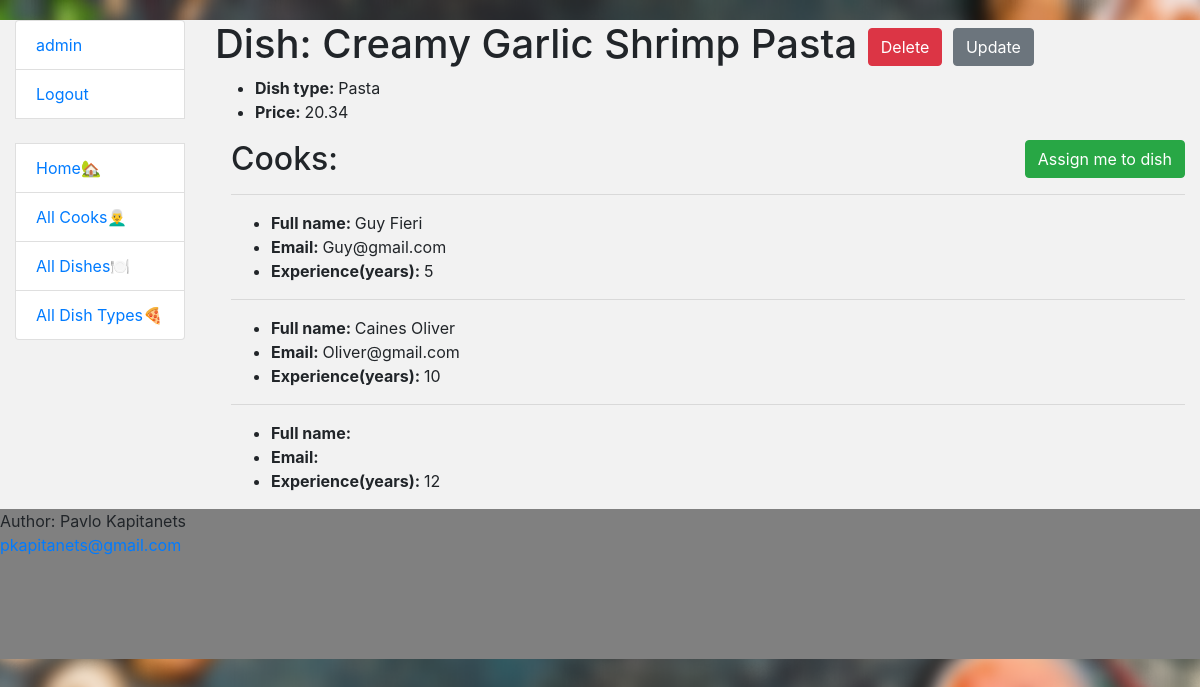
The app's page /dishes/2/ (signed in) with its own data.
### restaurant/models.py (models this page shows, shortened)
class Cook(AbstractUser):
    years_of_experience = models.IntegerField(default=1)
    class Meta:
        verbose_name = "cook"
        verbose_name_plural = "cooks"
        ordering = ["username"]

class Dish(models.Model):
    name = models.CharField(max_length=255)
    description = models.TextField(max_length=255, blank=True, null=True)
    price = models.DecimalField(max_digits=10, decimal_places=2, validators=[MinValueValidator(0)])
    dish_type = models.ForeignKey(DishType, on_delete=models.CASCADE)
    cooks = models.ManyToManyField(settings.AUTH_USER_MODEL, related_name="dishes")
    class Meta:
        verbose_name = "dish"
        verbose_name_plural = "dishes"
        ordering = ["name"]

class DishType(models.Model):
    name = models.CharField(max_length=255, unique=True)
    class Meta:
        ordering = ["name"]

### restaurant/views.py (the view)
class DishDetailView(LoginRequiredMixin, generic.DetailView):
    model = Dish

### templates/restaurant/dish_detail.html
{% extends "base.html" %}
{% block content %}
  <h1>
    Dish: {{ dish.name }}
  <a href="{% url 'restaurant:dish-delete' pk=dish.id %}" class="btn btn-danger link-to-page">
      Delete
    </a>
    <a href="{% url 'restaurant:dish-update' pk=dish.id %}" class="btn btn-secondary link-to-page">
      Update
    </a>
  </h1>
    <ul>
      <li><strong>Dish type: </strong>{{ dish.dish_type.name }}</li>
      <li><strong>Price: </strong>{{ dish.price }}</li>
    </ul>
  <div class="ml-3">
  <h2>
    Cooks:
  {% if user in dish.cooks.all %}
    <a href="{% url 'restaurant:delete_dish_cook' pk=dish.id %}"class="btn btn-danger" style="float: right">
    Delete me from this dish
    </a>
    {% else %}
    <a href="{% url 'restaurant:assign-cook' pk=dish.id %}"class="btn btn-success" style="float: right">
    Assign me to dish
    </a>
  {% endif %}
  </h2>
  {% for cook in dish.cooks.all %}
    <hr>
      <ul>
        <li><strong>Full name: </strong>{{ cook.first_name }}  {{ cook.last_name }}</li>
        <li><strong>Email: </strong>{{ cook.email }}</li>
        <li><strong>Experience(years): </strong>{{ cook.years_of_experience }}</li>
      </ul>
    {% empty %}
    <p>No cooks!</p>
  {% endfor %}
  </div>
{% endblock %}

### templates/includes/sidebar.html
<ul class="sidebar-nav list-group" >
  {% if user.is_authenticated %}
    <li class="list-group-item"><a href="{% url 'restaurant:cook-detail' pk=user.id %}">{{ user.username }}</a> </li>
    <li class="list-group-item"><a href="{% url 'logout' %}">Logout</a> </li>
  {% else %}
    <li class="list-group-item"><a href="{% url 'login' %}">Login</a> </li>
  {% endif %}
  <br>
    <li class="list-group-item"><a href="{% url "restaurant:index" %}">Home🏡</a></li>
    <li class="list-group-item"><a href="{% url  "restaurant:cook-list"%}">All Cooks👨‍🦳</a></li>
    <li class="list-group-item"><a href="{% url "restaurant:dish-list" %}">All Dishes🍽</a></li>
    <li class="list-group-item"><a href="{% url "restaurant:dish-type-list" %}">All Dish Types🍕</a></li>
</ul>

### static/css/styles.css (style rules this page uses)
body { margin-top: 20px; }
.sidebar-nav { padding: 0; list-style: none; }

### records on screen
Cook: username "admin"
Dish: name "Creamy Garlic Shrimp Pasta", dish_type.name "Pasta", price "20.34"
Cook: first_name "Guy", last_name "Fieri", email "Guy@gmail.com", years_of_experience "5"
Cook: first_name "Caines", last_name "Oliver", email "Oliver@gmail.com", years_of_experience "10"
Cook: years_of_experience "12"
